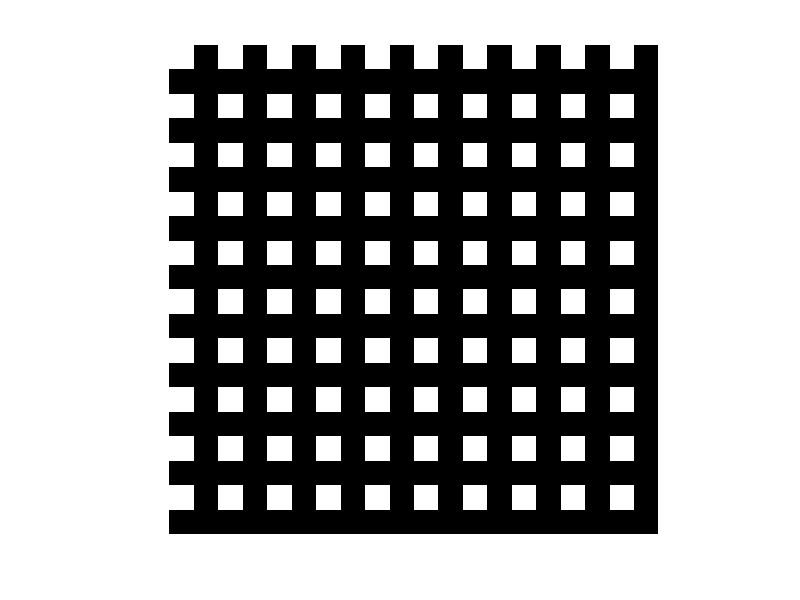

The MATLAB script that drew this image:
clc;
close all;
clear all; 

m =20;
n =400;

imgchess = zeros(n);
for i=1:m*2:n
    for j=1:m*2:n
        imgchess(i+0:m+i-1,0+j:m+j-1)=1;
        imgchess(n+i:m*2+i-1,m+j:m*2+j-1)=1;
    end
end
imshow(imgchess); 
